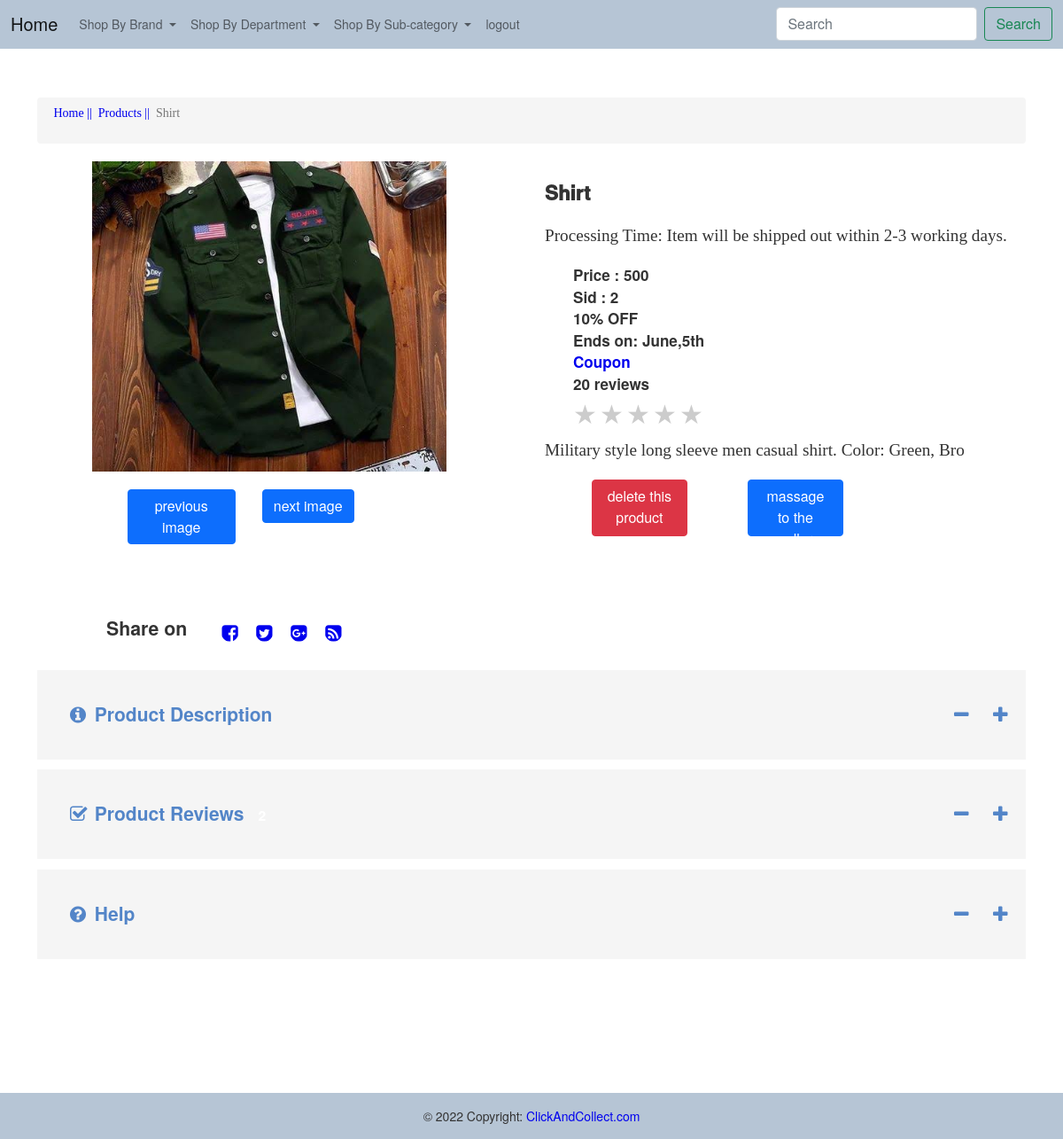
The page /admin/report_product_single.php?id=32 (signed in) on the database its author committed.
### tables this page shows
CREATE TABLE IF NOT EXISTS `products` (
  `p_id` int(11) NOT NULL AUTO_INCREMENT,
  `name` varchar(100) DEFAULT NULL,
  `b_id` int(11) DEFAULT NULL,
  `sub_id` int(11) DEFAULT NULL,
  `s_id` int(11) NOT NULL,
  `size` varchar(100) DEFAULT NULL,
  `description` varchar(200) DEFAULT NULL,
  `prev_price` varchar(255) NOT NULL,
  `price` double DEFAULT NULL,
  `quantity` int(11) DEFAULT NULL,
  `status` int(11) NOT NULL,
  PRIMARY KEY (`p_id`),
  KEY `FK_brand1` (`b_id`),
  KEY `FK_catagory1` (`sub_id`),
  KEY `FK_seller` (`s_id`)
);

### admin/report_product_single.php (the view, shortened to what this page needs)
<?php
    include 'include/connection.php';
    $id = $_REQUEST['id'];
    $query1 = "select * from products where p_id = $id ";
    $table1=mysqli_query($con,$query1);
    $row1 = mysqli_fetch_array($table1);
?>
<!DOCTYPE html>
<html>
<head>
  <link type="text/css" rel="stylesheet" href="css/font-awesome.min.css" />
  <link rel="stylesheet" href="https://stackpath.bootstrapcdn.com/bootstrap/5.0.0-alpha1/css/bootstrap.min.css">
  <link type="text/css" rel="stylesheet" href="css/font-awesome.min.css" />
  <link rel="stylesheet" href="https://cdnjs.cloudflare.com/ajax/libs/font-awesome/4.7.0/css/font-awesome.min.css">
  <link href="https://cdn.jsdelivr.net/npm/bootstrap@5.0.2/dist/css/bootstrap.min.css" rel="stylesheet">
  <link href="include/style.css" rel="stylesheet" />
  <link href="include/style2.css" rel="stylesheet" />
  <link href="include/style3.css" rel="stylesheet" />
</head>
<body>
<div class="b">
     <?php include 'include/navbar.php' ?>
</div>
<div class="content-area prodcuts">
    <div class="container">
        <ol class="breadcrumb breadcrumb1">
            <li><a href="account.php"><pre class="pname"> Home ||</pre></a></li>
            <li><a href="products.php"> <pre class="pname">  Products ||</pre> </a></li>
            <li class="active"><pre class="pname">  <?php echo $row1['name'];?></pre> </li>
        </ol>
        <div class="single-product">
            <div class="row" id="">
                <div class="col-md-6 single-top-left">
                    <div class="flexslider">
                        <ul class="slides">
                            <div class="row">
                                <div class="col-md-9">
                                        <img src=""  height ="350" width = "400" alt="">
                                </div>
                            </div>
                            <div class="row im">
                                <div class="col-md-4">
                                   <button class="btn btn-primary" onclick="previousimage()">previous image</button>
                                </div>
                                <div class="col-md-4">
                                    <button class="btn btn-primary" onclick = "nextimage()">next image</button>
                                </div>
                            </div>
                        </ul>
                    </div>
                </div>
                <div class="col-md-6 single-top-right">
                    <h3 class="item_name"><?php echo $row1['name'];?></h3>
                    <p class="p">Processing Time: Item will be shipped out within 2-3 working days.</p>
                    <div class="single-rating">
                        <ul>
                            <li><b>Price : <?php echo $row1['price'];?></b></li>
                            <li><b>Sid : <?php echo $row1['s_id'];?></b></li>
                            <li><b><span class="off">10% OFF</span></b></li>
                            <li><b>Ends on: June,5th</b></li>
                            <li><b><a href="#"> Coupon</a></b></li>
                            <li class="rating"><b> 20 reviews</b></li>
                            <li>
                            <div class="rate">
                                    <label for="star5" title="text">5 stars</label>
                                    <label for="star4" title="text">4 stars</label>
                                    <label for="star3" title="text">3 stars</label>
                                    <label for="star2" title="text">2 stars</label>
                                    <label for="star1" title="text">1 star</label>
                            </div>
                            </li>
                        </ul>
                    </div>
                    <br>
                    <div class="">
                        <p class="p"><?php echo $row1['description'];?> </p>
                    </div>
                    <form action="#" method="post">
                        <div class="row">
                            <div class="col-md-4 but1">
                                <a style= "text-decoration: none; color:white;" href="block_products.php" class="btn btn-danger  but">delete this product</a>
                            </div>
                            <div class="col-md-4 but1">
                                <a  style= "text-decoration: none; color:white;" href="massagetoseller.php?id=<?php  echo $row1['s_id'];?>&pid=<?php  echo $row1['p_id'];?>" class="btn btn-primary but">massage to the seller</a>
                            </div>
                        </div>
                    </form>
                </div>
            </div>
            <div class="share">
                <div class="single-page-icons social-icons ic">
                            <h4 class="row">
                                <div class= "col-sm-2">
                                    Share on
                                </div>
                                <div class= "col-sm-10">
                                    <a href="#" class="fa fa-facebook-square icon facebook"> </a>
                                    <a href="#" class="fa fa-twitter-square icon twitter"> </a>
                                    <a href="#" class="fa fa-google-plus-square icon googleplus"> </a>
                                    <a href="#" class="fa fa-rss-square icon rss"> </a>
                                </div>
                            </h4>
                </div>
            </div>
            <div class="single-product-everything des">
                <div class="single-extra-div">
                    <a data-toggle="collapse" class="pointer main" aria-expanded="true" data-target="#productDescriptionCollapse" aria-controls="#productDescriptionCollapse">
                        <span class="pull-left title-sidebar des1"><i class="fa fa-info-circle"></i> Product Description</span>
                        <span class="pull-right"><i class="fa fa-plus"></i></span>
                        <span class="pull-right"><i class="fa fa-minus"></i></span>
                        <div class="clearfix"></div>
                    </a>
                </div>
                <div class="single-extra-div">
                    <a data-toggle="collapse" class="pointer main" aria-expanded="true" data-target="#productReviewCollapse" aria-controls="#productReviewCollapse">
                        <span class="pull-left title-sidebar des1"> <i class="fa fa-check-square-o"></i>
                            Product Reviews <span class="badge">2</span>
                        </span>
                        <span class="pull-right"><i class="fa fa-plus"></i></span>
                        <span class="pull-right"><i class="fa fa-minus"></i></span>
                        <div class="clearfix"></div>
                    </a>
                </div>
                <div class="single-extra-div">
                    <a data-toggle="collapse" class="pointer main" aria-expanded="true" data-target="#productHelpCollapse" aria-controls="#productHelpCollapse">
                        <span class="pull-left title-sidebar des1"> <i class="fa fa-question-circle"></i> Help </span>
                        <span class="pull-right"><i class="fa fa-plus"></i></span>
                        <span class="pull-right"><i class="fa fa-minus"></i></span>
                        <div class="clearfix"></div>
                    </a>
                </div>
                 <br>
                 <br>
            </div>
        </div>
    </div>
    </div>
<div class="bot">
    <?php include 'include/footer.php' ?>
</div>
</body>
</html>

### admin/include/style.css (style rules this page uses)
.b { background-color: #b6c5d5!important; }
body { background-color: #f8f9fa; }
.row { margin-right: -15px; margin-left: -15px; }
* { -webkit-box-sizing: border-box; -moz-box-sizing: border-box; box-sizing: border-box; }
div { display: block; }
a { color: #3a2bd3; -webkit-transition: all 0.3s ease; transition: all 0.3s ease; }
a { background-color: transparent; }
a { color: #337ab7; text-decoration: none; text-decoration-line: none; text-decoration-thickness: none; text-decoration-style: none; text-decoration-color: none; }
ol, ul { margin-top: 0; margin-bottom: 10px; }
.h1, .h2, .h3, h1, h2, h3 { margin-top: 20px; margin-bottom: 10px; }
.h1, .h2, .h3, .h4, .h5, .h6, h1, h2, h3, h4, h5, h6 { font-family: inherit; font-weight: 500; line-height: 1.1; color: inherit; }
h3 { display: block; font-size: 1.17em; margin-block-start: 1em; margin-block-end: 1em; margin-inline-start: 0px; margin-inline-end: 0px; font-weight: bold; }
li { display: list-item; text-align: -webkit-match-parent; }
.fa { display: inline-block; font: normal normal normal 14px/1 FontAwesome; font-size: inherit; text-rendering: auto; -webkit-font-smoothing: antialiased; -moz-osx-font-smoothing: grayscale; }
.pull-right { float: right!important; }
p { display: block; margin-block-start: 1em; margin-block-end: 1em; margin-inline-start: 0px; margin-inline-end: 0px; }

### admin/include/style2.css (style rules this page uses)
.prodcuts .row { margin-right: 0px; margin-left: 0px; }
li { display: list-item; text-align: -webkit-match-parent; }
.breadcrumb>li { display: inline-block; }
.breadcrumb>.active { color: #777; }
h4 { display: block; margin-block-start: 1.33em; margin-block-end: 1.33em; margin-inline-start: 0px; margin-inline-end: 0px; font-weight: bold; }
.h4, .h5, .h6, h4, h5, h6 { margin-top: 10px; margin-bottom: 10px; }
.h1, .h2, .h3, .h4, .h5, .h6, h1, h2, h3, h4, h5, h6 { font-family: inherit; font-weight: 500; line-height: 1.1; color: inherit; }
a:-webkit-any-link { color: -webkit-link; cursor: pointer; text-decoration: none; }
a { background-color: transparent; }
a { color: #337ab7; text-decoration: none; }
a { color: #3a2bd3; -webkit-transition: all 0.3s ease; transition: all 0.3s ease; }
a { text-decoration: none; text-decoration-line: none; text-decoration-thickness: initial; text-decoration-style: initial; text-decoration-color: initial; }
.col-lg-1, .col-lg-10, .col-lg-11, .col-lg-12, .col-lg-2, .col-lg-3, .col-lg-4, .col-lg-5, .col-lg-6, .col-lg-7, .col-lg-8, .col-lg-9, .col-md-1, .col-md-10, .col-md-11, .col-md-12, .col-md-2, .col-md-3, .col-md-4, .col-md-5, .col-md-6, .col-md-7, .col-md-8, .col-md-9, .col-sm-1, .col-sm-10, .col-sm-11, .col-sm-12, .col-sm-2, .col-sm-3, .col-sm-4, .col-sm-5, .col-sm-6, .col-sm-7, .col-sm-8, .col-sm-9, .col-xs-1, .col-xs-10, .col-xs-11, .col-xs-12, .col-xs-2, .col-xs-3, .col-xs-4, .col-xs-5, .col-xs-6, .col-xs-7, .col-xs-8, .col-xs-9 { position: relative; min-height: 1px; padding-right: 15px; padding-left: 15px; }
img { vertical-align: middle; }
a { color: #fa6f66; -webkit-transition: all 0.3s ease; transition: all 0.3s cubic-bezier(0.23, 1.01, 0.25, 1); }
a:-webkit-any-link { color: -webkit-link; cursor: pointer; }
* { -webkit-box-sizing: border-box; -moz-box-sizing: border-box; box-sizing: border-box; }
.btn-group-vertical>.btn-group:after, .btn-group-vertical>.btn-group:before, .btn-toolbar:after, .btn-toolbar:before, .clearfix:after, .clearfix:before, .container-fluid:after, .container-fluid:before, .container:after, .container:before, .dl-horizontal dd:after, .dl-horizontal dd:before, .form-horizontal .form-group:after, .form-horizontal .form-group:before, .modal-footer:after, .modal-footer:before, .modal-header:after, .modal-header:before, .nav:after, .nav:before, .navbar-collapse:after, .navbar-collapse:before, .navbar-header:after, .navbar-header:before, .navbar:after, .navbar:before, .pager:after, .pager:before, .panel-body:after, .panel-body:before, .row:after, .row:before { display: table; content: " "; }
.prodcuts .breadcrumb { margin-top: 5%; }
.breadcrumb { padding: 8px 15px; margin-bottom: 20px; list-style: none; background-color: #f5f5f5; border-radius: 4px; }
ol { display: block; list-style-type: decimal; margin-block-start: 1em; margin-block-end: 1em; margin-inline-start: 0px; margin-inline-end: 0px; padding-inline-start: 40px; }
.col-sm-10 { width: 83.33333333%; }
div { display: block; }
body { font-family: "Helvetica Neue",Helvetica,Arial,sans-serif; font-size: 14px; line-height: 1.42857143; color: #333; background-color: #fff; }

### rows shown on the page
products: name "Shirt", price "500", s "2", description "Military style long sleeve men casual shirt. Color: Green, Bro"
